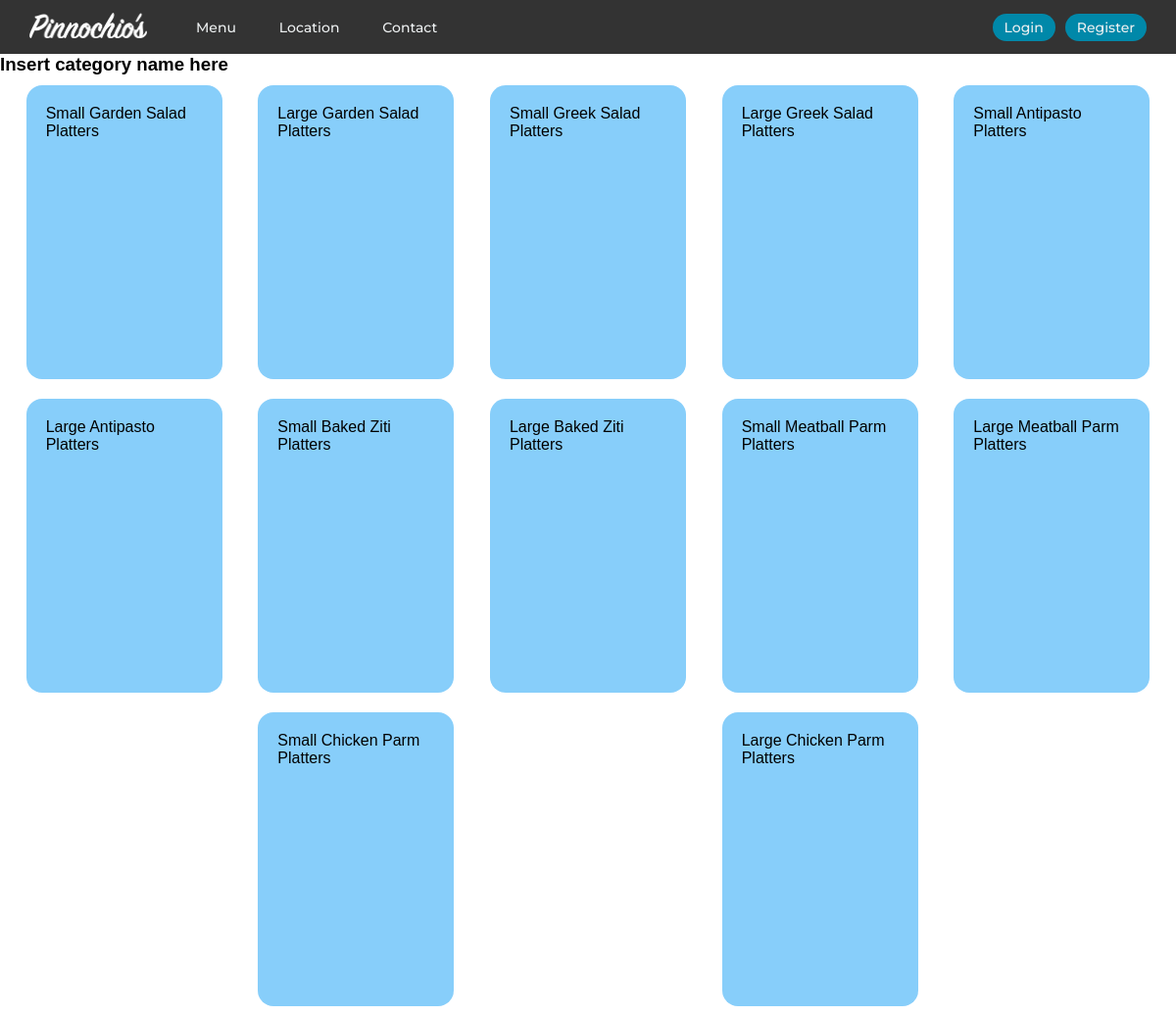
Screenshot of /Platters with the database file from the repository.
### orders/models.py (models this page shows, shortened)
class Menu_Item(models.Model):
    name = models.CharField(max_length=200)
    description = models.CharField(max_length=200)
    category = models.ForeignKey('Category', blank=False, on_delete=models.CASCADE, related_name="menu_items")
    size = models.ForeignKey('Size', blank=True, null=True, on_delete=models.CASCADE, related_name="menu_items", default='')
    pizza_style = models.ForeignKey('Pizza_Style', blank=True, null=True, on_delete=models.CASCADE, related_name="menu_items", default='')
    price = models.FloatField('Price per item', null=True)
    active = models.BooleanField(default=True)
    def __str__(self):
        if self.size is None and self.pizza_style is None:
            return f"{self.name} {self.category.name}"
        elif self.pizza_style_id is None:
            return f"{self.size.size} {self.name} {self.category.name}"
        else:
            return f"{self.size.size} {self.pizza_style.style} {self.name} {self.category.name}"

class Size(models.Model):
    size = models.CharField(max_length=60)

class Category(models.Model):
    name = models.CharField(max_length=200)
    menu_heading = models.BooleanField(default=True)
    class Meta:
        verbose_name_plural = "Categories"

### orders/views.py (the view)
# urls.py: path("<str:category_name>", views.category, name="category")
def category(request, category_name):
    context = {
        "menu_items": Menu_Item.objects.filter(category__name=category_name, active=True),
    }
    return render(request, "orders/category.html", context)

### orders/templates/orders/category.html (shortened to what this page needs)
{% extends "orders/base.html" %}
{% block main %}
    <h3>Insert category name here</h3>
    <div class='flex_container'>
        {% for item in menu_items %}
            <div class='flex_child'>
                {{ item }}
            </div>
        {% empty %}
            <div>No menu items</div>
        {% endfor %}
    </div>
{% endblock %}

### orders/static/orders/css/styles.css (style rules this page uses)
* { margin: 0px; padding: 0px; box-sizing: border-box; font-family: Arial, Helvetica, sans-serif; }
.flex_container { display: flex; flex-wrap: wrap; justify-content: space-evenly; }
.flex_child { width: 200px; height: 300px; margin: 10px; padding: 20px; background-color: lightskyblue; border-radius: 1em; }

### rows the page displays
Menu_Item: size+pizza_style+name "Small Garden Salad Platters"
Menu_Item: size+pizza_style+name "Large Garden Salad Platters"
Menu_Item: size+pizza_style+name "Small Greek Salad Platters"
Menu_Item: size+pizza_style+name "Large Greek Salad Platters"
Menu_Item: size+pizza_style+name "Small Antipasto Platters"
Menu_Item: size+pizza_style+name "Large Antipasto Platters"
Menu_Item: size+pizza_style+name "Small Baked Ziti Platters"
Menu_Item: size+pizza_style+name "Large Baked Ziti Platters"
Menu_Item: size+pizza_style+name "Small Meatball Parm Platters"
Menu_Item: size+pizza_style+name "Large Meatball Parm Platters"
Menu_Item: size+pizza_style+name "Small Chicken Parm Platters"
Menu_Item: size+pizza_style+name "Large Chicken Parm Platters"
